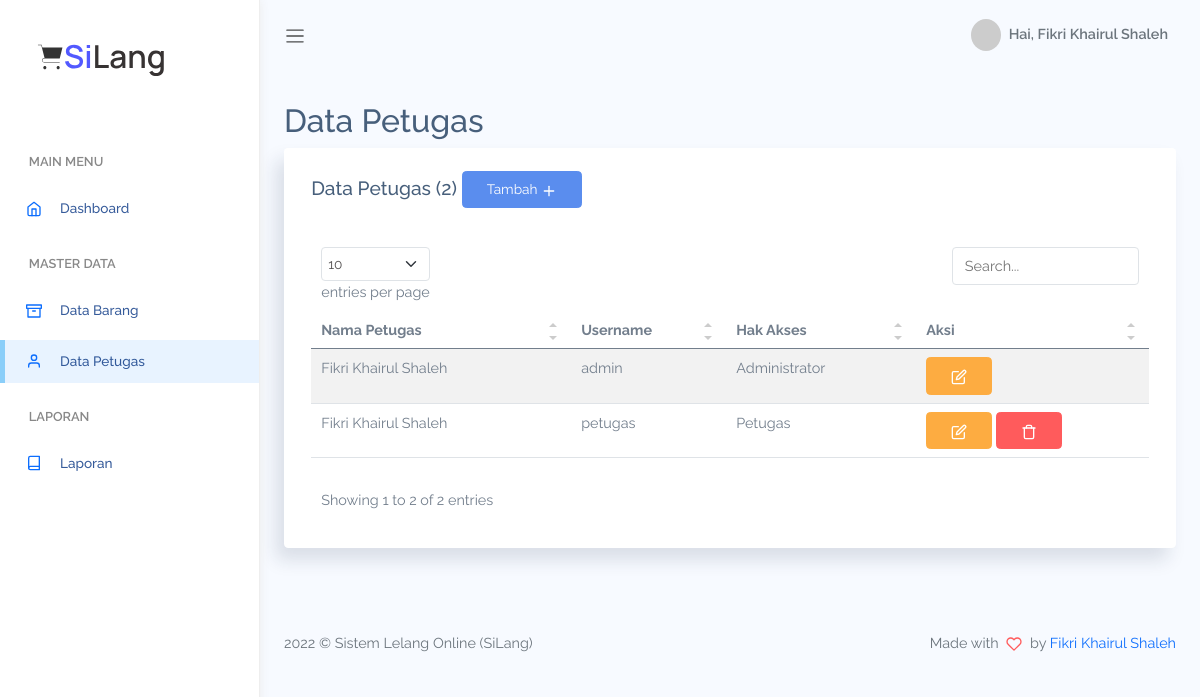
Page /petugas (signed in) on the committed database.
### tables this page shows
CREATE TABLE `tb_petugas` (
  `id_petugas` int(11) NOT NULL,
  `nama_petugas` varchar(25) NOT NULL,
  `username` varchar(25) NOT NULL,
  `password` varchar(255) NOT NULL,
  `id_level` int(11) NOT NULL
);

CREATE TABLE `tb_level` (
  `id_level` int(11) NOT NULL,
  `level` enum('administrator','petugas') NOT NULL
);

### app/core/Controller.php (called while the page is built, shortened)
<?php
class Controller{
    public function view($view, $data = [])
    {
        require_once '../app/views/' . $view . '.php';
    }
    public function model($model)
    {
        return new $model;
    }
}

### app/controllers/Petugas.php (called while the page is built, shortened)
<?php
class Petugas extends Controller
{
    public function index()
    {
        $data['dataPetugas'] = $this->model('M_petugas')->getDataPetugas();
        $data['title'] = 'Data Petugas';
        $data['dataTable'] = true;
        $this->view('layouts/backend/header', $data);
        $this->view('page/backend/petugas/index', $data);
        $this->view('layouts/backend/footer', $data);
    }
}

### app/core/App.php (called while the page is built, shortened)
<?php
class App{
    protected $method = 'index';
    protected $params = [];
    public function __construct()
    {
        $this->controller = new $this->controller;
        call_user_func_array([$this->controller, $this->method], $this->params);
    }
}

### public/index.php (called while the page is built, shortened)
<?php
$app = new App;

### app/core/Database.php (called while the page is built, shortened)
<?php
class Database{
    private $host = DB_HOST;
    private $user = DB_USER;
    private $pass = DB_PASS;
    private $dbnm = DB_NAME;
    private $dbh;
    private $stmt;
    public function __construct()
    {
        $dsn = 'mysql:host='. $this->host .';dbname='. $this->dbnm;
        $option = [
            PDO::ATTR_PERSISTENT => true,
            PDO::ATTR_ERRMODE => PDO::ERRMODE_EXCEPTION
        ];
        try{
            $this->dbh = new PDO($dsn,$this->user,$this->pass, $option);
        }catch(PDOException $e){
            die($e->getMessage());
        }
    }
    public function query($query)
    {
        $this->stmt = $this->dbh->prepare($query);
    }
    public function execute()
    {
        $this->stmt->execute();
    }
    public function resultSet()
    {
        $this->execute();
        return $this->stmt->fetchAll(PDO::FETCH_ASSOC);
    }
}

### app/models/M_petugas.php (called while the page is built, shortened)
<?php
class M_petugas {
    private $table = "tb_petugas";
    private $db;
    public function __construct()
    {
        $this->db = new Database;
    }
    public function getDataPetugas()
    {
        $this->db->query("SELECT * FROM $this->table INNER JOIN tb_level ON $this->table.id_level = tb_level.id_level");
        return $this->db->resultSet();
    }
}

### app/views/page/backend/petugas/index.php (the view, shortened to what this page needs)
<div class="main-content container-fluid">
<div class="page-title">
    <div class="row">
        <div class="col-12 col-md-6 order-md-1 order-last">
            <h3><?= $data['title'] ?></h3>
        </div>
    </div>
</div>
<section class="section">
    <div class="card">
        <div class="card-header">
            <h4 class="card-title">
                <?= $data['title'] .' ('. count($data['dataPetugas']).')' ?>
                <a href="<?= BASE_URL ?>/petugas/create" class="btn btn-primary">Tambah <i data-feather="plus"></i></a>
            </h4>
        </div>
        <div class="card-body">
        <div class="table-responsive">
            <table class='table table-striped' id="table1">
                <thead>
                    <tr>
                        <th>Nama Petugas</th>
                        <th>Username</th>
                        <th>Hak Akses</th>
                        <th>Aksi</th>
                    </tr>
                </thead>
                <tbody>
                    <?php
                    foreach($data['dataPetugas'] as $dp) : ?>
                      <tr>
                        <td><?= $dp['nama_petugas'] ?></td>
                        <td><?= $dp['username'] ?></td>
                        <td><?= ucfirst($dp['level']) ?></td>
                        <td>
                            <a href="<?= BASE_URL ?>/petugas/edit/<?= $dp['id_petugas'] ?>" class="btn btn-warning"><i data-feather="edit"></i></a>
                            <?php if($_SESSION['user']['id_petugas'] != $dp['id_petugas']){ ?>
                                <button class="btn btn-danger delete-confirm" data-action="<?= BASE_URL ?>/petugas/delete" data-id="<?= $dp['id_petugas'] ?>"><i data-feather="trash"></i></button>
                            <?php } ?>
                        </td>
                    </tr>
                    <?php
                    endforeach;
                    ?>
                </tbody>
            </table>
            </div>
        </div>
    </div>
</section>
</div>

### app/views/layouts/backend/header.php (shortened to what this page needs)
<!DOCTYPE html>
<html lang="en">
<head>
    <link rel="stylesheet" href="<?= BASE_URL ?>/assets/css/bootstrap.css">
    <link rel="stylesheet" href="<?= BASE_URL ?>/assets/vendors/perfect-scrollbar/perfect-scrollbar.css">
    <link rel="stylesheet" href="<?= BASE_URL ?>/assets/css/app.css">
    <link rel="stylesheet" href="<?= BASE_URL ?>/assets/css/sweetalert2.min.css">
    <?php if (!empty($data['dataTable'])) { ?>
        <link rel="stylesheet" href="<?= BASE_URL ?>/assets/vendors/simple-datatables/styles.min.css">
    <?php } ?>
</head>
<body>
    <div id="app">
        <?php include('sidebar.php') ?>
        <div id="main">
            <?php include('nav.php') ?>

### app/views/layouts/backend/sidebar.php (shortened to what this page needs)
<div id="sidebar" class='active'>
    <div class="sidebar-wrapper active">
        <div class="sidebar-header">
            <img src="<?= BASE_URL ?>/assets/images/logo.svg" alt="Logo">
        </div>
        <div class="sidebar-menu">
            <ul class="menu">
                <li class='sidebar-title'>Main Menu</li>
                <li class="sidebar-item <?= $data['title'] == 'Dashboard' ? 'active' : '' ?>">
                    <a href="<?= BASE_URL ?>/dashboard" class='sidebar-link'>
                        <i data-feather="home" width="20"></i>
                        <span>Dashboard</span>
                    </a>
                </li>
                <?php if (in_array(isset($_SESSION['user']['level']), ['administrator', 'petugas'])) : ?>
                    <li class='sidebar-title'>Master Data</li>
                    <li class="sidebar-item <?= $data['title'] == 'Data Barang' ? 'active' : '' ?>">
                        <a href="<?= BASE_URL ?>/barang" class='sidebar-link'>
                            <i data-feather="archive" width="20"></i>
                            <span>Data Barang</span>
                        </a>
                    </li>
                    <li class="sidebar-item <?= $data['title'] == 'Data Petugas' ? 'active' : '' ?>">
                        <a href="<?= BASE_URL ?>/petugas" class='sidebar-link'>
                            <i data-feather="user" width="20"></i>
                            <span>Data Petugas</span>
                        </a>
                    </li>
                    <li class='sidebar-title'>Laporan</li>
                    <li class="sidebar-item <?= $data['title'] == 'Laporan' ? 'active' : '' ?>">
                        <a href="<?= BASE_URL ?>/laporan" class='sidebar-link'>
                            <i data-feather="book" width="20"></i>
                            <span>Laporan</span>
                        </a>
                    </li>
                <?php endif; ?>
            </ul>
        </div>
    </div>
</div>

### app/views/layouts/backend/nav.php (shortened to what this page needs)
<?php
 if(isset($_SESSION['user']['nama_petugas'])){
    $nama = $_SESSION['user']['nama_petugas'];
 }else{
     $nama = $_SESSION['user']['nama_lengkap'];
 }
?>
<nav class="navbar navbar-header navbar-expand navbar-light">
    <a class="sidebar-toggler" href="#"><span class="navbar-toggler-icon"></span></a>
    <div class="collapse navbar-collapse" id="navbarSupportedContent">
        <ul class="navbar-nav d-flex align-items-center navbar-light ms-auto">
            <li class="dropdown">
                <a href="#" data-bs-toggle="dropdown"
                    class="nav-link dropdown-toggle nav-link-lg nav-link-user">
                    <div class="avatar me-1">
                        <img src="https://ui-avatars.com/api/?name=<?= $nama ?>" alt="" srcset="">
                    </div>
                    <div class="d-none d-md-block d-lg-inline-block">Hai, <?= $nama ?></div>
                </a>
            </li>
        </ul>
    </div>
</nav>

### app/views/layouts/backend/footer.php (shortened to what this page needs)
<footer>
    <div class="footer clearfix mb-0 text-muted">
        <div class="float-start">
            <p><?= date('Y') ?> &copy; <?= APP_NAME ?></p>
        </div>
        <div class="float-end">
            <p>Made with <span class='text-danger'><i data-feather="heart"></i></span> by <a href="https://fikriks.com"><?= AUTHOR ?></a></p>
        </div>
    </div>
</footer>
</div>
</div>
</body>
</html>

### public/assets/css/app.css (style rules this page uses)
* { font-family:Raleway }
#app { position:relative }
#main { margin-left:260px;background-color:#f7faff;min-height:100vh;transition:margin-left .6s ease-out }
#main .main-content { padding:2rem 1.5rem }
#main .main-content .page-title h3 { font-size:2rem }
a { text-decoration:none }
a,button { outline:0 }
.feather,i { font-size:14px;height:1rem }
footer { padding:1rem 1.5rem }
.avatar { display:inline-flex;border-radius:50%;text-align:center;vertical-align:middle;position:relative }
.avatar img { width:32px;height:32px;border-radius:50% }
.btn i,.btn svg { width:16px;height:16px }
.btn.btn-danger,.btn.btn-dark,.btn.btn-info,.btn.btn-light,.btn.btn-link,.btn.btn-primary,.btn.btn-secondary,.btn.btn-success,.btn.btn-warning { color:#fff }
.dropdown-toggle:after { color:#fff }
#sidebar.active .sidebar-wrapper { left:0 }
.sidebar-wrapper { width:260px;height:100vh;position:fixed;top:0;z-index:10;background-color:#fff;bottom:0;border-right:1px solid #eee;box-shadow:0 0 10px #ececec;left:-260px;transition:left .6s ease-out }
.sidebar-wrapper .sidebar-header { padding:2rem 2rem 1rem;font-size:2rem;font-weight:700 }
.sidebar-wrapper .sidebar-header img { height:2.5rem }
.sidebar-wrapper .menu { padding-left:0;margin-top:2rem }
.sidebar-wrapper .menu .sidebar-title { padding:1.5rem 1.8rem .5rem;font-size:.8rem;font-weight:600;color:#888;text-transform:uppercase }
.sidebar-wrapper .menu .sidebar-link { display:block;padding:.7rem 1.5rem;font-size:.85rem;display:flex;align-items:center;transition:all .5s }
.sidebar-wrapper .menu .sidebar-link>span { color:#053382;font-weight:500;margin-left:1rem;opacity:.8 }
.sidebar-wrapper .menu .sidebar-item { list-style:none;margin-top:.5rem;position:relative }
.sidebar-wrapper .menu .sidebar-item.active .sidebar-link { background-color:#e8f3ff }
.sidebar-wrapper .menu .sidebar-item.active .sidebar-link:before { content:"";position:absolute;left:0;height:100%;top:0;bottom:0;background-color:rgba(46,170,244,.5);width:5px }
.card { box-shadow:-8px 12px 18px 0 rgba(25,42,70,.13);margin-bottom:2.2rem }
.card .card-header { border:none }
.card .card-header h4 { font-size:1.2rem }
.card .card-header~.card-body { padding-top:0 }
.card .card-title { font-size:1.2rem }
.card .card-body { padding:1.4rem 1.7rem }
.navbar { height:70px;padding:1.5rem }
.navbar .nav-link-user img { width:30px }
.navbar.navbar-header li { display:flex;align-items:center }
.navbar.navbar-header .dropdown>a { color:#6c757d;font-weight:600 }
.navbar.navbar-header .dropdown>a:after { display:none }
.dataTable-table td,.dataTable-table thead th,.table td,.table thead th { vertical-align:middle }
.dataTable-table thead th,.table thead th { border-bottom:2px solid #475f7b }

### rows in the picture
tb_petugas: nama_petugas "Fikri Khairul Shaleh", username "admin", id_level.level "Administrator"
tb_petugas: nama_petugas "Fikri Khairul Shaleh", username "petugas", id_level.level "Petugas"

### other values in the picture
$nama "Fikri Khairul Shaleh"
$data['title'] "Data Petugas"
count($data['dataPetugas']) "2"
APP_NAME "Sistem Lelang Online (SiLang)"
AUTHOR "Fikri Khairul Shaleh"
